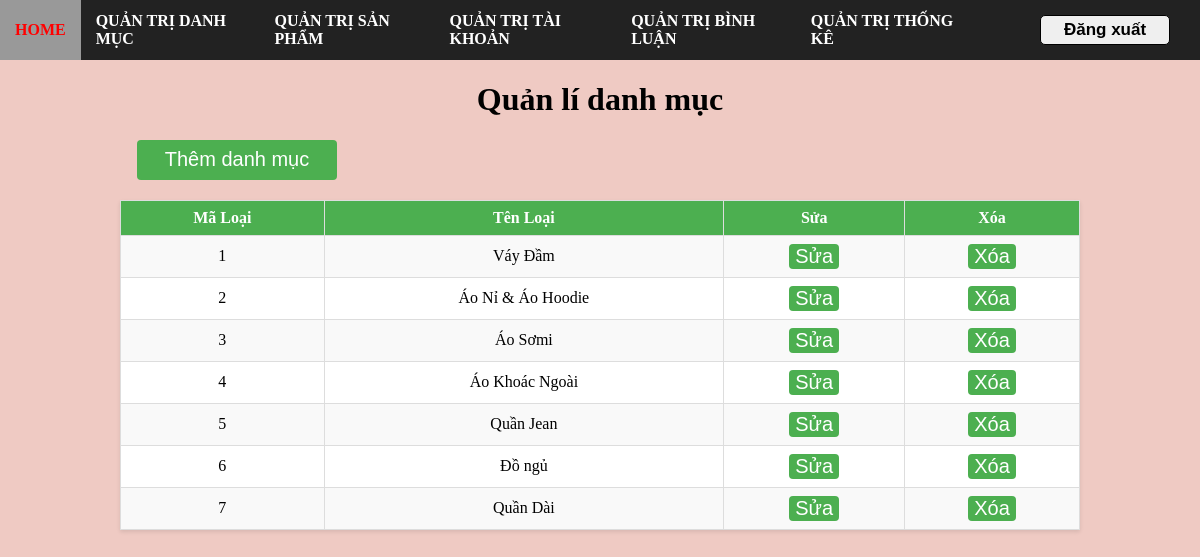
Screenshot of /admin/index.php?action=danhmuc (signed in) with the database file from the repository.
### tables this page shows
CREATE TABLE `loaihang` (
  `maloai` int NOT NULL,
  `tenloai` varchar(255) NOT NULL
);

### admin/controller/adminController.php (called while the page is built, shortened)
<?php
    include "./model/adminModel.php";
    class AdminController{
        public $adminModel;
        function __construct()
        {
            $this -> adminModel = new AdminModel();
        }
        function danhmucController(){
            $danhmucs = $this -> adminModel->getAllloai();
            include "./view/danhmuc.php";
        }
    }
?>

### includes/connect.php (called while the page is built)
<?php
    function connectDB(){
        $servername = 'localhost';
        $username = 'root';
        $passwork ='';
        $dbname = 'duanmau';
        try{
            $conn = new PDO("mysql:host=$servername;dbname=$dbname", $username, $passwork);
            $conn->setAttribute(PDO::ATTR_ERRMODE, PDO::ERRMODE_EXCEPTION);
            return $conn;
        }catch(PDOException $e){
            echo "loi: " .$e->getMessage();
        }
    }
?>

### admin/model/adminModel.php (called while the page is built, shortened)
<?php
include "../includes/connect.php";
class AdminModel{
    public $conn;
    function __construct()
    {
        $this -> conn = connectDB();
    }
    function getAllloai(){
        $sql = "SELECT * FROM loaihang";
        $result = $this->conn->query($sql);
        return $result->fetchAll(PDO::FETCH_ASSOC);
    }
}
?>

### admin/view/danhmuc.php (the view, shortened to what this page needs)
<!DOCTYPE html>
<html lang="en">
<head>
</head>
<body>
    <?php include "./view/khung/khung.php" ?>
    <h1>Quản lí danh mục</h1>
    <a href="?action=addDanhmuc"><button class="them">Thêm danh mục</button></a>
    <table border="1px">
        <tr>
            <th>Mã Loại</th>
            <th>Tên Loại</th>
            <th>Sửa</th>
            <th>Xóa</th>
        </tr>
        <?php
            if (isset($danhmucs) && is_array($danhmucs)) {
            foreach($danhmucs as $danhmuc){
        ?>
            <div class="sanpham">
                <tr>
                    <td><?php echo $danhmuc['maloai'] ?></td>
                    <td><?php echo $danhmuc['tenloai'] ?></td>
                    <td><a href="?action=editDanhmuc&id=<?php echo $danhmuc['maloai'] ?>"><button class="btn">Sửa</button></a></td>
                    <td><a onclick="return confirm('Bạn có muốn xóa sản phẩm không')" href="?action=deleteDanhmuc&maloai=<?php echo $danhmuc['maloai'] ?>"><button class="btn">Xóa</button></a></td>
                </tr>
            </div>
        <?php
            }}
        ?>
    </table>
</body>
</html>

### admin/view/danhmuc.php (style rules this page uses)
h1 { text-align: center; }
table { border-collapse: collapse; margin: 20px auto; text-align: center; width: 80%; background-color: #fff; box-shadow: 0 2px 4px rgba(0, 0, 0, 0.1); }
th, td { border: 1px solid #ddd; padding: 8px; text-align: center; }
th { background-color: #4CAF50; color: white; }
tr:nth-child(even) { background-color: #f9f9f9; }
a { text-decoration: none; color: blue; font-weight: bold; }
.them { background-color: #4CAF50; color: white; border: none; border-radius: 4px; cursor: pointer; font-size: 20px; margin-left: 137px; height: 40px; width: 200px; }
.btn { background-color: #4CAF50; color: white; border: none; border-radius: 4px; cursor: pointer; font-size: 20px; }

### admin/view/khung/khung.php (style rules this page uses)
body { margin: 0; padding: 0; background-color: #efcac3; }

### rows the page displays
loaihang: maloai "1", tenloai "Váy Đầm"
loaihang: maloai "2", tenloai "Áo Nỉ & Áo Hoodie"
loaihang: maloai "3", tenloai "Áo Sơmi"
loaihang: maloai "4", tenloai "Áo Khoác Ngoài"
loaihang: maloai "5", tenloai "Quần Jean"
loaihang: maloai "6", tenloai "Đồ ngủ"
loaihang: maloai "7", tenloai "Quần Dài"
